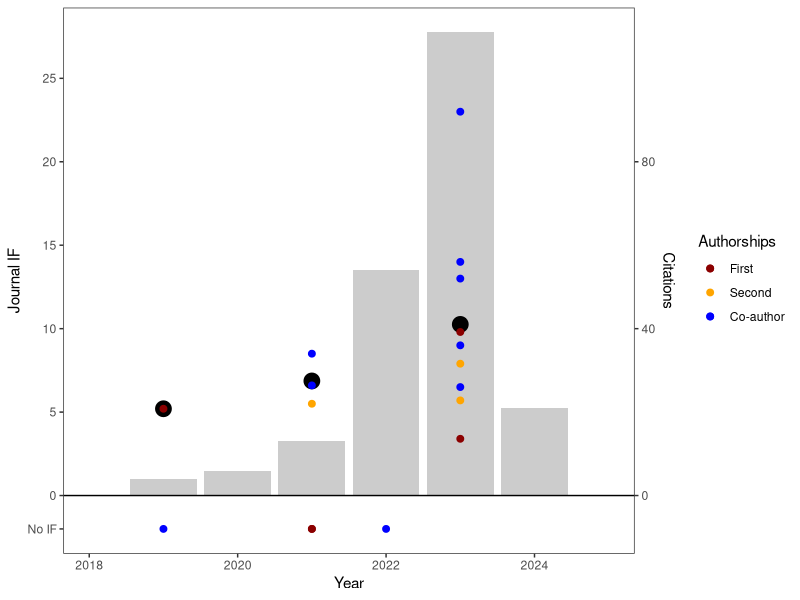

This figure's R source:
## ---- chunk 1
library(tidyverse)

df = 
  readxl::read_xlsx('beugnon_scientific-profile.xlsx', 5)|> 
  mutate(Position = factor(Position, levels = c('First', 'Second', 'Co-author')))

df.cite = 
  readxl::read_xlsx('beugnon_scientific-profile.xlsx', 6)


ggplot() + 
   geom_bar(data = df.cite, aes(x = year, y = number*25/100),
            stat = 'identity', fill = 'grey80') + 
  geom_point(data = df |> filter(IF != 'NEW') |>
                 group_by(Year) |>
                 summarise(m = mean(as.numeric(IF)),
                           sd = sd(as.numeric(IF))), 
               aes(x = Year, y = m), size = 5) +
  geom_point(data = df |> filter(IF != 'NEW'), 
             aes(x = Year, y =as.numeric(IF),
                 color = Position, label = Name),
             size = 2) + 
  geom_point(data = df |> filter(IF == 'NEW'), 
             aes(x = Year, y =-2, 
                 color = Position, label = Name),
             size = 2) + 
  scale_y_continuous(breaks = c(-2,0,5,10,15,20, 25), 
                     labels = c('No IF',0,5,10,15,20, 25),
                     sec.axis = sec_axis( trans=~.*100/25, name = "Citations")) +
  scale_colour_manual(values = c('darkred','orange','blue')) + 
  geom_hline(yintercept = 0) +
  lims(x = c(2018, 2025)) + 
  labs(x = 'Year', 
       y = 'Journal IF', 
       color = 'Authorships') +
  theme_bw() + 
  theme(legend.position = 'right',
        panel.grid = element_blank())
